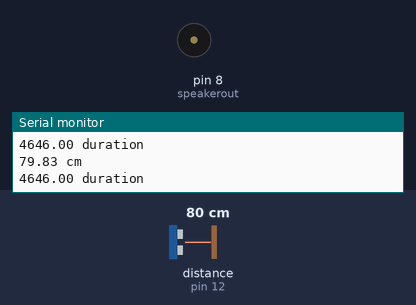
Bench run of a sketch on a simulated Arduino Uno, built with avr-gcc and run on an emulated ATmega328P. Shown: buzzer (waves = sounding), the last lines printed to the serial monitor. Wiring (inferred from the names in the program): ultrasonic range finder: trigger pin 11; echo pin 12. Inputs (shaded band) come from the test bench; at power-on: distance to the obstacle (sensor on pin 12) 80 cm. The echo pulse lasts 58.3 µs per cm.

Above: at 1.2 s.
1.3 s: distance to the obstacle (sensor on pin 12) set to 4 cm
At 2.5 s:
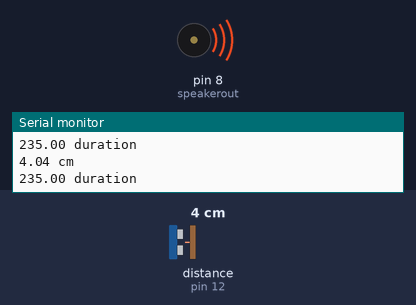
2.8 s: distance to the obstacle (sensor on pin 12) set to 12 cm
At 3.3 s:
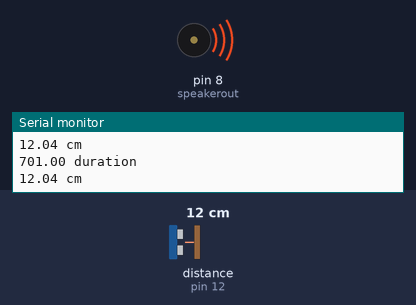
5.8 s: distance to the obstacle (sensor on pin 12) set to 15 cm
At 6.9 s:
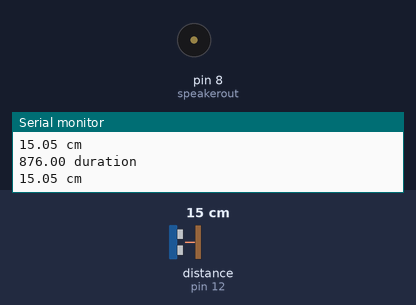
Timing chart, 0 to 8.8 s (numbered marks = the images above; inputs shaded):
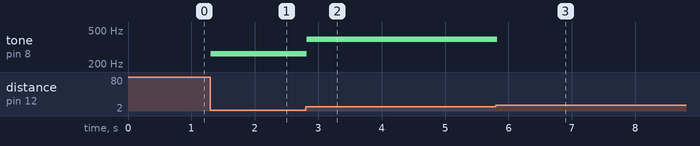

The sketch:

theremin.ino
```cpp
#include "pitches.h"

int trigpin = 11;
int echopin = 12;
int speakerout = 8;
double duration, cm, inches;

void setup() {
  // put your setup code here, to run once:
  Serial.begin(9600);
  pinMode(trigpin, OUTPUT);
  pinMode(echopin, INPUT);
  pinMode(speakerout, OUTPUT);
}

void loop() {
  // put your main code here, to run repeatedly:
  digitalWrite(trigpin, LOW);
  delayMicroseconds(5);
  digitalWrite(trigpin, HIGH);
  delayMicroseconds(10);
  digitalWrite(trigpin, LOW);

  duration = pulseIn(echopin, HIGH);

  cm = (duration / 2) / 29.1;

  if (duration > 150 && duration < 500) {
    tone(speakerout, NOTE_C4);
  }
  else if (duration > 500 && duration < 800) {
    tone(speakerout, NOTE_G4);
  }
  else {
    noTone(speakerout);
  }

  Serial.print(duration);
  Serial.println(" duration");
  Serial.print(cm);
  Serial.print(" cm");
  Serial.println();
}
```

pitches.h
```cpp
/*************************************************
 * Public Constants
 *************************************************/

#define NOTE_B0  31
#define NOTE_C1  33
#define NOTE_CS1 35
#define NOTE_D1  37
#define NOTE_DS1 39
#define NOTE_E1  41
#define NOTE_F1  44
#define NOTE_FS1 46
#define NOTE_G1  49
#define NOTE_GS1 52
#define NOTE_A1  55
#define NOTE_AS1 58
#define NOTE_B1  62
#define NOTE_C2  65
#define NOTE_CS2 69
#define NOTE_D2  73
#define NOTE_DS2 78
#define NOTE_E2  82
#define NOTE_F2  87
#define NOTE_FS2 93
#define NOTE_G2  98
#define NOTE_GS2 104
#define NOTE_A2  110
#define NOTE_AS2 117
#define NOTE_B2  123
#define NOTE_C3  131
#define NOTE_CS3 139
#define NOTE_D3  147
#define NOTE_DS3 156
#define NOTE_E3  165
#define NOTE_F3  175
#define NOTE_FS3 185
#define NOTE_G3  196
#define NOTE_GS3 208
#define NOTE_A3  220
#define NOTE_AS3 233
#define NOTE_B3  247
#define NOTE_C4  262
#define NOTE_CS4 277
#define NOTE_D4  294
#define NOTE_DS4 311
#define NOTE_E4  330
#define NOTE_F4  349
#define NOTE_FS4 370
#define NOTE_G4  392
#define NOTE_GS4 415
#define NOTE_A4  440
#define NOTE_AS4 466
#define NOTE_B4  494
#define NOTE_C5  523
#define NOTE_CS5 554
#define NOTE_D5  587
#define NOTE_DS5 622
#define NOTE_E5  659
#define NOTE_F5  698
#define NOTE_FS5 740
#define NOTE_G5  784
#define NOTE_GS5 831
#define NOTE_A5  880
#define NOTE_AS5 932
#define NOTE_B5  988
#define NOTE_C6  1047
#define NOTE_CS6 1109
#define NOTE_D6  1175
#define NOTE_DS6 1245
#define NOTE_E6  1319
#define NOTE_F6  1397
#define NOTE_FS6 1480
#define NOTE_G6  1568
#define NOTE_GS6 1661
#define NOTE_A6  1760
#define NOTE_AS6 1865
#define NOTE_B6  1976
#define NOTE_C7  2093
#define NOTE_CS7 2217
#define NOTE_D7  2349
#define NOTE_DS7 2489
#define NOTE_E7  2637
#define NOTE_F7  2794
#define NOTE_FS7 2960
#define NOTE_G7  3136
#define NOTE_GS7 3322
#define NOTE_A7  3520
#define NOTE_AS7 3729
#define NOTE_B7  3951
#define NOTE_C8  4186
#define NOTE_CS8 4435
#define NOTE_D8  4699
#define NOTE_DS8 4978
```

Measured:
- the behaviour switches between 13 and 14 cm on distance to the obstacle (sensor on pin 12) (found by bisection; images 2 and 3)
- after the input at 1.3 s, tone on pin 8 (speakerout): silent → 262 Hz at once
- after the input at 2.8 s, tone on pin 8 (speakerout): 262 Hz → 392 Hz at once
- after the input at 5.8 s, tone on pin 8 (speakerout): 392 Hz → silent at once
